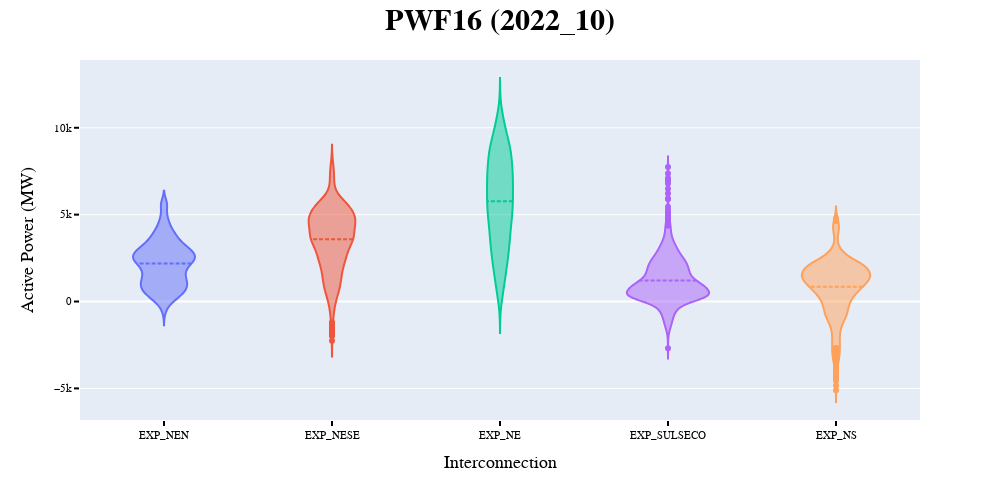

The cell this chart's notebook holds for it:
### Code cell
violin_plot(pwf16_hm, "P(MW)", "PWF16", "2022_10")

### Figure 1 — Plotly figure (JSON) as saved in the notebook; plotly's stock layout.template omitted (floating-point values rounded to 4 significant figures; data arrays with more than 128 entries replaced by an {"elided": "..."} marker saying what was removed)
{"data": [{"alignmentgroup": "True", "box": {"visible": false}, "hovertemplate": "Nome Elo=%{x}<br>P(MW)=%{y}<extra></extra>", "legendgroup": "EXP_NEN", "marker": {"color": "#636efa"}, "meanline": {"visible": true}, "name": "EXP_NEN", "offsetgroup": "EXP_NEN", "orientation": "v", "scalegroup": "True", "showlegend": true, "type": "violin", "x": {"elided": "1344 str values"}, "x0": " ", "xaxis": "x", "y": {"elided": "1344 float values"}, "y0": " ", "yaxis": "y"}, {"alignmentgroup": "True", "box": {"visible": false}, "hovertemplate": "Nome Elo=%{x}<br>P(MW)=%{y}<extra></extra>", "legendgroup": "EXP_NESE", "marker": {"color": "#EF553B"}, "meanline": {"visible": true}, "name": "EXP_NESE", "offsetgroup": "EXP_NESE", "orientation": "v", "scalegroup": "True", "showlegend": true, "type": "violin", "x": {"elided": "1344 str values"}, "x0": " ", "xaxis": "x", "y": {"elided": "1344 float values"}, "y0": " ", "yaxis": "y"}, {"alignmentgroup": "True", "box": {"visible": false}, "hovertemplate": "Nome Elo=%{x}<br>P(MW)=%{y}<extra></extra>", "legendgroup": "EXP_NE", "marker": {"color": "#00cc96"}, "meanline": {"visible": true}, "name": "EXP_NE", "offsetgroup": "EXP_NE", "orientation": "v", "scalegroup": "True", "showlegend": true, "type": "violin", "x": {"elided": "1344 str values"}, "x0": " ", "xaxis": "x", "y": {"elided": "1344 float values"}, "y0": " ", "yaxis": "y"}, {"alignmentgroup": "True", "box": {"visible": false}, "hovertemplate": "Nome Elo=%{x}<br>P(MW)=%{y}<extra></extra>", "legendgroup": "EXP_SULSECO", "marker": {"color": "#ab63fa"}, "meanline": {"visible": true}, "name": "EXP_SULSECO", "offsetgroup": "EXP_SULSECO", "orientation": "v", "scalegroup": "True", "showlegend": true, "type": "violin", "x": {"elided": "1344 str values"}, "x0": " ", "xaxis": "x", "y": {"elided": "1344 float values"}, "y0": " ", "yaxis": "y"}, {"alignmentgroup": "True", "box": {"visible": false}, "hovertemplate": "Nome Elo=%{x}<br>P(MW)=%{y}<extra></extra>", "legendgroup": "EXP_NS", "marker": {"color": "#FFA15A"}, "meanline": {"visible": true}, "name": "EXP_NS", "offsetgroup": "EXP_NS", "orientation": "v", "scalegroup": "True", "showlegend": true, "type": "violin", "x": {"elided": "1344 str values"}, "x0": " ", "xaxis": "x", "y": {"elided": "1344 float values"}, "y0": " ", "yaxis": "y"}], "layout": {"autosize": false, "font": {"color": "black", "family": "Courier"}, "height": 500, "legend": {"title": {"text": "Nome Elo"}, "tracegroupgap": 0}, "margin": {"t": 60}, "showlegend": false, "title": {"font": {"size": 30}, "text": "<b>PWF16 (2022_10)</b>", "x": 0.5, "yref": "paper"}, "violinmode": "overlay", "width": 1000, "xaxis": {"anchor": "y", "categoryarray": ["EXP_NEN", "EXP_NESE", "EXP_NE", "EXP_SULSECO", "EXP_NS"], "categoryorder": "array", "domain": [0, 1], "tickcolor": "black", "tickfont": {"family": "Arial Black", "size": 11}, "ticklen": 5, "ticks": "outside", "tickwidth": 2, "title": {"font": {"size": 18}, "text": "Interconnection"}}, "yaxis": {"anchor": "x", "domain": [0, 1], "tickcolor": "black", "tickfont": {"family": "Arial Black", "size": 11}, "ticklen": 5, "ticks": "outside", "tickwidth": 2, "title": {"font": {"size": 18}, "text": "Active Power (MW)"}}}}
